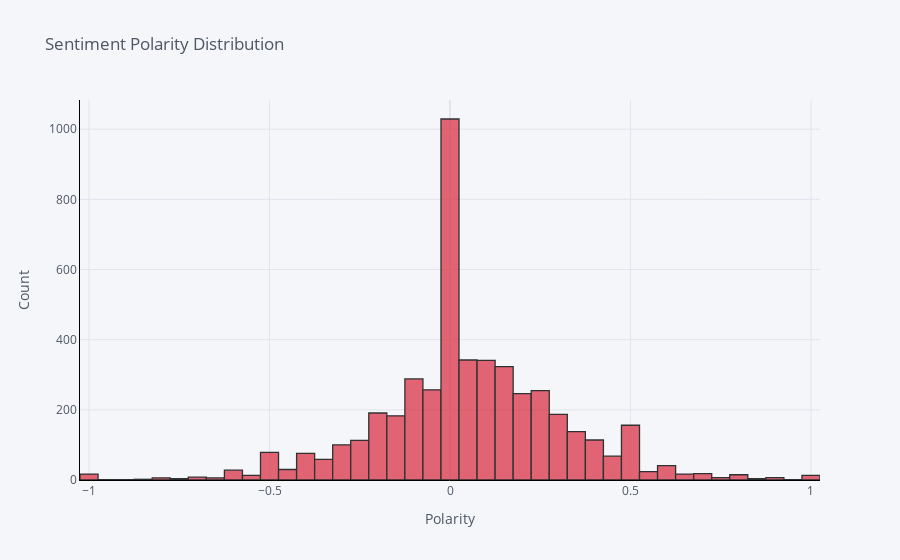

Notebook cell for this chart:
### Code cell
df['polarity'].iplot(kind='hist',colors='red',bins=50,xTitle='Polarity',yTitle='Count',linecolor='black',title='Sentiment Polarity Distribution')

### Figure 1 — Plotly figure (JSON) as saved in the notebook; plotly's stock layout.template omitted (floating-point values rounded to 4 significant figures; data arrays with more than 128 entries replaced by an {"elided": "..."} marker saying what was removed)
{"data": [{"histfunc": "count", "histnorm": "", "marker": {"color": "rgba(219, 64, 82, 1.0)", "line": {"color": "#000000", "width": 1.3}}, "name": "polarity", "nbinsx": 50, "opacity": 0.8, "orientation": "v", "type": "histogram", "x": {"elided": "4808 float values"}}], "layout": {"barmode": "overlay", "legend": {"bgcolor": "#F5F6F9", "font": {"color": "#4D5663"}}, "paper_bgcolor": "#F5F6F9", "plot_bgcolor": "#F5F6F9", "title": {"font": {"color": "#4D5663"}, "text": "Sentiment Polarity Distribution"}, "xaxis": {"gridcolor": "#E1E5ED", "linecolor": "black", "showgrid": true, "tickfont": {"color": "#4D5663"}, "title": {"font": {"color": "#4D5663"}, "text": "Polarity"}, "zerolinecolor": "#E1E5ED"}, "yaxis": {"gridcolor": "#E1E5ED", "linecolor": "black", "showgrid": true, "tickfont": {"color": "#4D5663"}, "title": {"font": {"color": "#4D5663"}, "text": "Count"}, "zerolinecolor": "#E1E5ED"}}}
